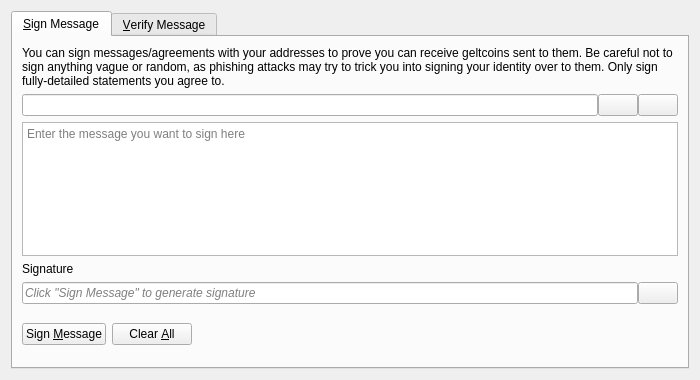
<?xml version="1.0" encoding="UTF-8"?>
<ui version="4.0">
 <class>SignVerifyMessageDialog</class>
 <widget class="QDialog" name="SignVerifyMessageDialog">
  <property name="geometry">
   <rect>
    <x>0</x>
    <y>0</y>
    <width>700</width>
    <height>380</height>
   </rect>
  </property>
  <property name="windowTitle">
   <string>Signatures - Sign / Verify a Message</string>
  </property>
  <property name="modal">
   <bool>true</bool>
  </property>
  <layout class="QVBoxLayout" name="verticalLayout">
   <item>
    <widget class="QTabWidget" name="tabWidget">
     <property name="currentIndex">
      <number>0</number>
     </property>
     <widget class="QWidget" name="tabSignMessage">
      <attribute name="title">
       <string>&amp;Sign Message</string>
      </attribute>
      <layout class="QVBoxLayout" name="verticalLayout_SM">
       <item>
        <widget class="QLabel" name="infoLabel_SM">
         <property name="text">
          <string>You can sign messages/agreements with your addresses to prove you can receive geltcoins sent to them. Be careful not to sign anything vague or random, as phishing attacks may try to trick you into signing your identity over to them. Only sign fully-detailed statements you agree to.</string>
         </property>
         <property name="textFormat">
          <enum>Qt::PlainText</enum>
         </property>
         <property name="wordWrap">
          <bool>true</bool>
         </property>
        </widget>
       </item>
       <item>
        <layout class="QHBoxLayout" name="horizontalLayout_1_SM">
         <property name="spacing">
          <number>0</number>
         </property>
         <item>
          <widget class="QValidatedLineEdit" name="addressIn_SM">
           <property name="toolTip">
            <string>The Geltcoin address to sign the message with</string>
           </property>
          </widget>
         </item>
         <item>
          <widget class="QPushButton" name="addressBookButton_SM">
           <property name="toolTip">
            <string>Choose previously used address</string>
           </property>
           <property name="text">
            <string/>
           </property>
           <property name="icon">
            <iconset resource="../bitcoin.qrc">
             <normaloff>:/icons/address-book</normaloff>:/icons/address-book</iconset>
           </property>
           <property name="shortcut">
            <string>Alt+A</string>
           </property>
           <property name="autoDefault">
            <bool>false</bool>
           </property>
          </widget>
         </item>
         <item>
          <widget class="QPushButton" name="pasteButton_SM">
           <property name="toolTip">
            <string>Paste address from clipboard</string>
           </property>
           <property name="text">
            <string/>
           </property>
           <property name="icon">
            <iconset resource="../bitcoin.qrc">
             <normaloff>:/icons/editpaste</normaloff>:/icons/editpaste</iconset>
           </property>
           <property name="shortcut">
            <string>Alt+P</string>
           </property>
           <property name="autoDefault">
            <bool>false</bool>
           </property>
          </widget>
         </item>
        </layout>
       </item>
       <item>
        <widget class="QPlainTextEdit" name="messageIn_SM">
         <property name="toolTip">
          <string>Enter the message you want to sign here</string>
         </property>
         <property name="placeholderText">
          <string>Enter the message you want to sign here</string>
         </property>
        </widget>
       </item>
       <item>
        <widget class="QLabel" name="signatureLabel_SM">
         <property name="text">
          <string>Signature</string>
         </property>
         <property name="textFormat">
          <enum>Qt::PlainText</enum>
         </property>
        </widget>
       </item>
       <item>
        <layout class="QHBoxLayout" name="horizontalLayout_2_SM">
         <property name="spacing">
          <number>0</number>
         </property>
         <item>
          <widget class="QLineEdit" name="signatureOut_SM">
           <property name="placeholderText">
            <string>Click "Sign Message" to generate signature</string>
           </property>
           <property name="font">
            <font>
             <italic>true</italic>
            </font>
           </property>
           <property name="readOnly">
            <bool>true</bool>
           </property>
          </widget>
         </item>
         <item>
          <widget class="QPushButton" name="copySignatureButton_SM">
           <property name="toolTip">
            <string>Copy the current signature to the system clipboard</string>
           </property>
           <property name="text">
            <string/>
           </property>
           <property name="icon">
            <iconset resource="../bitcoin.qrc">
             <normaloff>:/icons/editcopy</normaloff>:/icons/editcopy</iconset>
           </property>
           <property name="autoDefault">
            <bool>false</bool>
           </property>
          </widget>
         </item>
        </layout>
       </item>
       <item>
        <layout class="QHBoxLayout" name="horizontalLayout_3_SM">
         <item>
          <widget class="QPushButton" name="signMessageButton_SM">
           <property name="toolTip">
            <string>Sign the message to prove you own this Geltcoin address</string>
           </property>
           <property name="text">
            <string>Sign &amp;Message</string>
           </property>
           <property name="icon">
            <iconset resource="../bitcoin.qrc">
             <normaloff>:/icons/edit</normaloff>:/icons/edit</iconset>
           </property>
           <property name="autoDefault">
            <bool>false</bool>
           </property>
          </widget>
         </item>
         <item>
          <widget class="QPushButton" name="clearButton_SM">
           <property name="toolTip">
            <string>Reset all sign message fields</string>
           </property>
           <property name="text">
            <string>Clear &amp;All</string>
           </property>
           <property name="icon">
            <iconset resource="../bitcoin.qrc">
             <normaloff>:/icons/remove</normaloff>:/icons/remove</iconset>
           </property>
           <property name="autoDefault">
            <bool>false</bool>
           </property>
          </widget>
         </item>
         <item>
          <spacer name="horizontalSpacer_1_SM">
           <property name="orientation">
            <enum>Qt::Horizontal</enum>
           </property>
           <property name="sizeHint" stdset="0">
            <size>
             <width>40</width>
             <height>48</height>
            </size>
           </property>
          </spacer>
         </item>
         <item>
          <widget class="QLabel" name="statusLabel_SM">
           <property name="font">
            <font>
             <weight>75</weight>
             <bold>true</bold>
            </font>
           </property>
           <property name="text">
            <string/>
           </property>
           <property name="wordWrap">
            <bool>true</bool>
           </property>
          </widget>
         </item>
         <item>
          <spacer name="horizontalSpacer_2_SM">
           <property name="orientation">
            <enum>Qt::Horizontal</enum>
           </property>
           <property name="sizeHint" stdset="0">
            <size>
             <width>40</width>
             <height>48</height>
            </size>
           </property>
          </spacer>
         </item>
        </layout>
       </item>
      </layout>
     </widget>
     <widget class="QWidget" name="tabVerifyMessage">
      <attribute name="title">
       <string>&amp;Verify Message</string>
      </attribute>
      <layout class="QVBoxLayout" name="verticalLayout_VM">
       <item>
        <widget class="QLabel" name="infoLabel_VM">
         <property name="text">
          <string>Enter the receiver's address, message (ensure you copy line breaks, spaces, tabs, etc. exactly) and signature below to verify the message. Be careful not to read more into the signature than what is in the signed message itself, to avoid being tricked by a man-in-the-middle attack. Note that this only proves the signing party receives with the address, it cannot prove sendership of any transaction!</string>
         </property>
         <property name="textFormat">
          <enum>Qt::PlainText</enum>
         </property>
         <property name="alignment">
          <set>Qt::AlignLeading|Qt::AlignLeft|Qt::AlignTop</set>
         </property>
         <property name="wordWrap">
          <bool>true</bool>
         </property>
        </widget>
       </item>
       <item>
        <layout class="QHBoxLayout" name="horizontalLayout_1_VM">
         <property name="spacing">
          <number>0</number>
         </property>
         <item>
          <widget class="QValidatedLineEdit" name="addressIn_VM">
           <property name="toolTip">
            <string>The Geltcoin address the message was signed with</string>
           </property>
          </widget>
         </item>
         <item>
          <widget class="QPushButton" name="addressBookButton_VM">
           <property name="toolTip">
            <string>Choose previously used address</string>
           </property>
           <property name="text">
            <string/>
           </property>
           <property name="icon">
            <iconset resource="../bitcoin.qrc">
             <normaloff>:/icons/address-book</normaloff>:/icons/address-book</iconset>
           </property>
           <property name="shortcut">
            <string>Alt+A</string>
           </property>
           <property name="autoDefault">
            <bool>false</bool>
           </property>
          </widget>
         </item>
        </layout>
       </item>
       <item>
        <widget class="QPlainTextEdit" name="messageIn_VM">
          <property name="toolTip">
            <string>The signed message to verify</string>
          </property>
          <property name="placeholderText">
            <string>The signed message to verify</string>
          </property>
        </widget>
       </item>
       <item>
        <widget class="QValidatedLineEdit" name="signatureIn_VM">
          <property name="toolTip">
            <string>The signature given when the message was signed</string>
          </property>
          <property name="placeholderText">
            <string>The signature given when the message was signed</string>
          </property>
        </widget>
       </item>
       <item>
        <layout class="QHBoxLayout" name="horizontalLayout_2_VM">
         <item>
          <widget class="QPushButton" name="verifyMessageButton_VM">
           <property name="toolTip">
            <string>Verify the message to ensure it was signed with the specified Geltcoin address</string>
           </property>
           <property name="text">
            <string>Verify &amp;Message</string>
           </property>
           <property name="icon">
            <iconset resource="../bitcoin.qrc">
             <normaloff>:/icons/transaction_0</normaloff>:/icons/transaction_0</iconset>
           </property>
           <property name="autoDefault">
            <bool>false</bool>
           </property>
          </widget>
         </item>
         <item>
          <widget class="QPushButton" name="clearButton_VM">
           <property name="toolTip">
            <string>Reset all verify message fields</string>
           </property>
           <property name="text">
            <string>Clear &amp;All</string>
           </property>
           <property name="icon">
            <iconset resource="../bitcoin.qrc">
             <normaloff>:/icons/remove</normaloff>:/icons/remove</iconset>
           </property>
           <property name="autoDefault">
            <bool>false</bool>
           </property>
          </widget>
         </item>
         <item>
          <spacer name="horizontalSpacer_1_VM">
           <property name="orientation">
            <enum>Qt::Horizontal</enum>
           </property>
           <property name="sizeHint" stdset="0">
            <size>
             <width>40</width>
             <height>48</height>
            </size>
           </property>
          </spacer>
         </item>
         <item>
          <widget class="QLabel" name="statusLabel_VM">
           <property name="font">
            <font>
             <weight>75</weight>
             <bold>true</bold>
            </font>
           </property>
           <property name="text">
            <string/>
           </property>
           <property name="wordWrap">
            <bool>true</bool>
           </property>
          </widget>
         </item>
         <item>
          <spacer name="horizontalSpacer_2_VM">
           <property name="orientation">
            <enum>Qt::Horizontal</enum>
           </property>
           <property name="sizeHint" stdset="0">
            <size>
             <width>40</width>
             <height>48</height>
            </size>
           </property>
          </spacer>
         </item>
        </layout>
       </item>
      </layout>
     </widget>
    </widget>
   </item>
  </layout>
 </widget>
 <customwidgets>
  <customwidget>
   <class>QValidatedLineEdit</class>
   <extends>QLineEdit</extends>
   <header>qt/qvalidatedlineedit.h</header>
  </customwidget>
 </customwidgets>
 <resources>
  <include location="../bitcoin.qrc"/>
 </resources>
 <connections/>
</ui>
